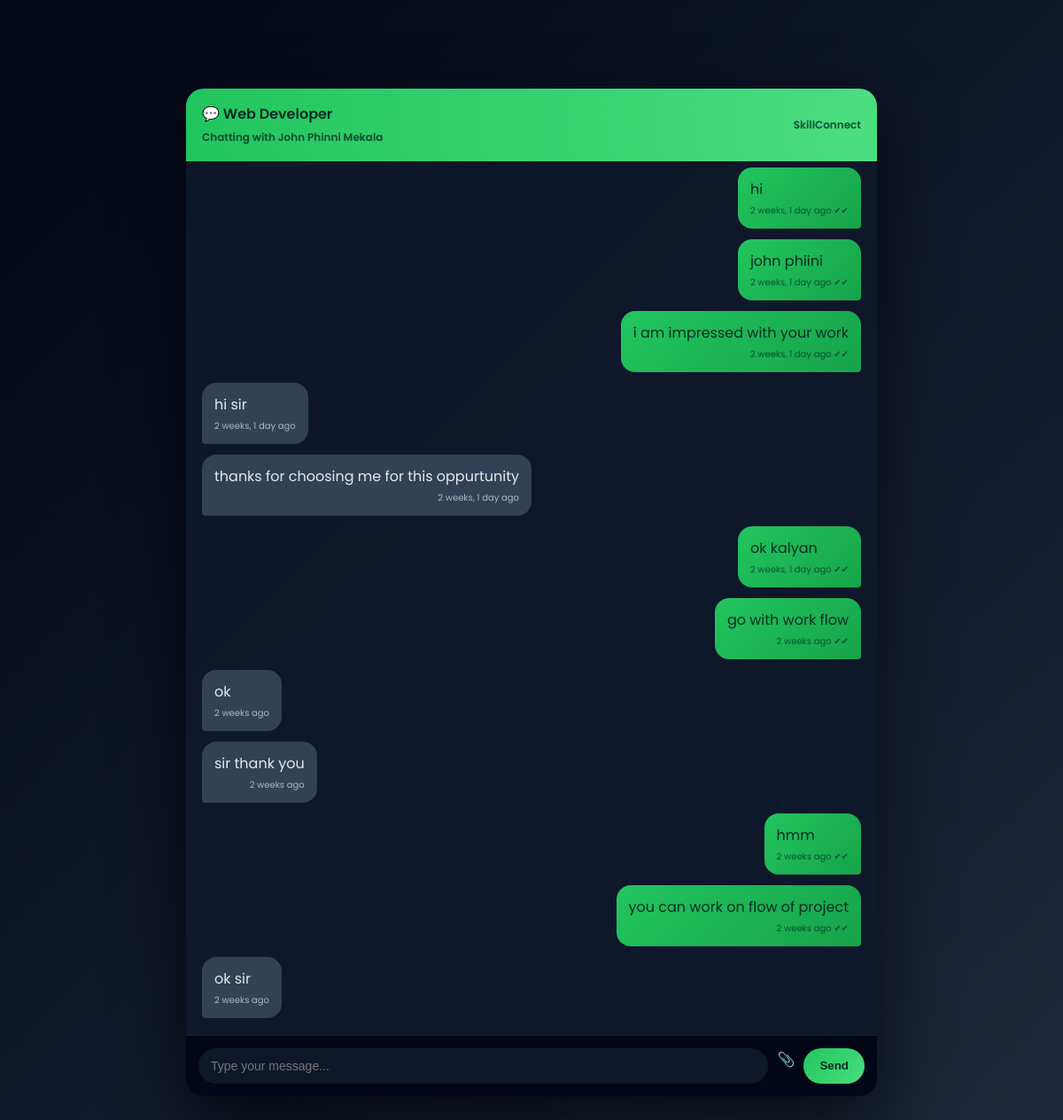
The app's page /chat/1/ (signed in) with its own data.
### marketplace/models.py (models this page shows, shortened)
class Conversation(models.Model):
    recruiter = models.ForeignKey(
        User, on_delete=models.CASCADE, related_name="recruiter_conversations"
    )
    freelancer = models.ForeignKey(
        User, on_delete=models.CASCADE, related_name="freelancer_conversations"
    )
    job = models.ForeignKey(Job, on_delete=models.CASCADE)
    created_at = models.DateTimeField(auto_now_add=True)

class Job(models.Model):
    STATUS_CHOICES = (
        ('open', 'Open'),
        ('in_progress', 'In Progress'),
        ('completed', 'Completed'),
        ('cancelled', 'Cancelled'),
    )
    client = models.ForeignKey(User, on_delete=models.CASCADE, related_name='jobs')
    title = models.CharField(max_length=200)
    description = models.TextField()
    budget_min = models.DecimalField(max_digits=10, decimal_places=2)
    budget_max = models.DecimalField(max_digits=10, decimal_places=2)
    created_at = models.DateTimeField(auto_now_add=True)
    status = models.CharField(max_length=20, choices=STATUS_CHOICES, default='open')

class User(AbstractUser):
    ROLE_CHOICES = (
        ('client', 'client'),
        ('freelancer', 'Freelancer'),
    )
    role = models.CharField(max_length=20, choices=ROLE_CHOICES)

class Message(models.Model):
    conversation = models.ForeignKey(
        Conversation, on_delete=models.CASCADE, related_name="messages"
    )
    sender = models.ForeignKey(User, on_delete=models.CASCADE)
    text = models.TextField(blank=True)
    timestamp = models.DateTimeField(auto_now_add=True)
    is_read = models.BooleanField(default=False)
    file = models.FileField(upload_to="chat_files/", blank=True, null=True)

### marketplace/views.py (the view, shortened to what this page needs)
# urls.py: path("chat/<int:conversation_id>/", views.chat_room, name="chat_room"),
@login_required
def chat_room(request, conversation_id):
    conversation = get_object_or_404(Conversation, id=conversation_id)
    if request.user not in [conversation.recruiter, conversation.freelancer]:
        return HttpResponseForbidden("Not allowed")
    messages_qs = conversation.messages.order_by("timestamp")
    conversation.messages.filter(is_read=False).exclude(sender=request.user).update(is_read=True)
    messages_qs.filter(is_read=False).exclude(sender=request.user).update(is_read=True)
    return render(request, "marketplace/chat_room.html", {
        "conversation": conversation,
        "messages": messages_qs
    })

### marketplace/templates/marketplace/chat_room.html (shortened to what this page needs)
<!DOCTYPE html>
<html lang="en">
<head>
</head>
<body>
<div class="chat-wrapper">
  <div class="chat-header">
    <div>
      💬 {{ conversation.job.title }}
      <br>
      <small>
        {% if request.user == conversation.recruiter %}
          Chatting with {{ conversation.freelancer.first_name|default:"Freelancer" }}
        {% else %}
          Chatting with {{ conversation.recruiter.first_name|default:"Recruiter" }}
        {% endif %}
      </small>
    </div>
    <small>SkillConnect</small>
  </div>
  <div class="chat-body" id="chatBody">
    {% for msg in messages %}
      <div class="msg {% if msg.sender == request.user %}me{% else %}them{% endif %}">
        {{ msg.text }}
        <div class="msg-time">
          {{ msg.timestamp|timesince }} ago
          {% if msg.sender == request.user %}
          {% if msg.is_read %}
          ✔✔
          {% else %}
          ✔
          {% endif %}
        {% endif %}
        </div>
      </div>
    {% empty %}
      <p style="opacity:.6">No messages yet. Say hello 👋</p>
    {% endfor %}
  </div>
  <div class="chat-input" >
    <form method="post" enctype="multipart/form-data">
      <input type="text" name="text" placeholder="Type your message..." required autocomplete="off">
      <label class="file-btn">
        📎
        </label>
      <button type="submit">Send</button>
    </form>
  </div>
</div>
</body>
</html>

### marketplace/templates/marketplace/chat_room.html (style rules this page uses)
* { box-sizing:border-box }
body { margin:0; font-family:Poppins,system-ui; background:linear-gradient(135deg,#020617,#0f172a,#1e293b); color:#e5e7eb; min-height:100vh; display:flex; align-items:center; justify-content:center; }
.chat-wrapper { width:100%; max-width:780px; height:85vh; background:rgba(15,23,42,0.96); border-radius:20px; box-shadow:0 30px 80px rgba(0,0,0,.7); display:flex; flex-direction:column; overflow:hidden; animation:fadeIn .6s ease; }
.chat-header { padding:16px 18px; background:linear-gradient(90deg,#22c55e,#4ade80); color:#022c22; font-weight:600; display:flex; justify-content:space-between; align-items:center; }
.chat-header small { font-size:12px; opacity:.8; }
.chat-body { flex:1; padding:18px; overflow-y:auto; display:flex; flex-direction:column; gap:12px; scroll-behavior:smooth; }
.msg { max-width:72%; padding:12px 14px; border-radius:16px; position:relative; animation:slideUp .3s ease; word-wrap:break-word; }
.me { align-self:flex-end; background:linear-gradient(135deg,#22c55e,#16a34a); color:#022c22; border-bottom-right-radius:4px; }
.them { align-self:flex-start; background:#334155; border-bottom-left-radius:4px; }
.msg-time { font-size:10px; opacity:.7; margin-top:4px; text-align:right; }
.chat-input { padding:14px; background:#020617; border-top:1px solid rgba(148,163,184,.15); }
.chat-input form { display:flex; gap:10px; }
.chat-input input { flex:1; padding:12px 14px; border-radius:999px; border:none; outline:none; font-size:14px; background:#0f172a; color:#e5e7eb; }
.chat-input button { padding:0 18px; border-radius:999px; border:none; cursor:pointer; background:linear-gradient(135deg,#22c55e,#4ade80); font-weight:600; color:#022c22; transition:.2s; }

### records on screen
Conversation: job "Web Developer", freelancer.first_name "John Phinni Mekala"
Message: text "hi", timestamp "2 weeks, 1 day"
Message: text "john phiini", timestamp "2 weeks, 1 day"
Message: text "i am impressed with your work", timestamp "2 weeks, 1 day"
Message: text "hi sir", timestamp "2 weeks, 1 day"
Message: text "thanks for choosing me for this oppurtunity", timestamp "2 weeks, 1 day"
Message: text "ok kalyan", timestamp "2 weeks, 1 day"
Message: text "go with work flow", timestamp "2 weeks"
Message: text "ok", timestamp "2 weeks"
Message: text "sir thank you", timestamp "2 weeks"
Message: text "hmm", timestamp "2 weeks"
Message: text "you can work on flow of project", timestamp "2 weeks"
Message: text "ok sir", timestamp "2 weeks"
